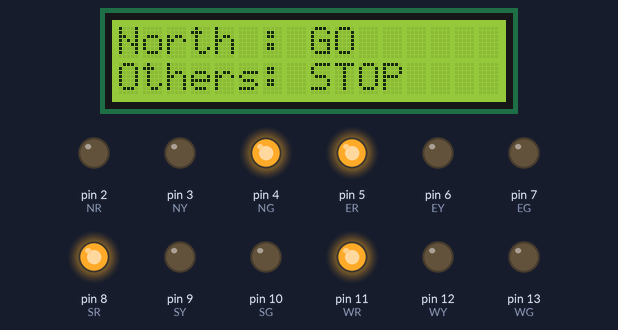
The sketch below on a simulated Arduino Uno, built with avr-gcc and run on an emulated ATmega328P. On the bench: 16×2 character LCD, output pins drawn as LEDs (lit = HIGH).

Above: at 0.1 s.
At 5.2 s:
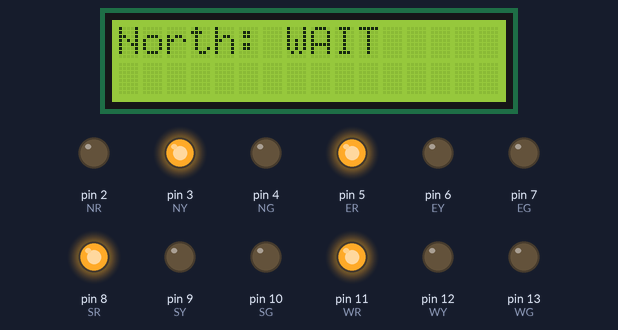
At 12.2 s:
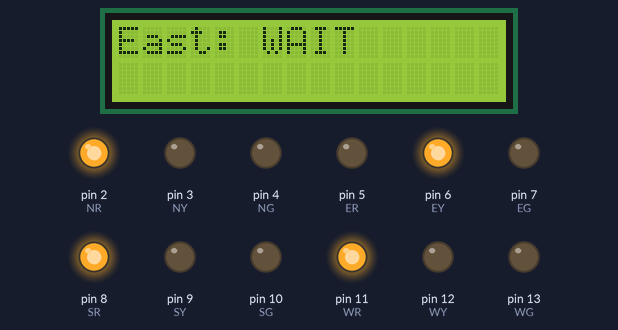
At 19.2 s:
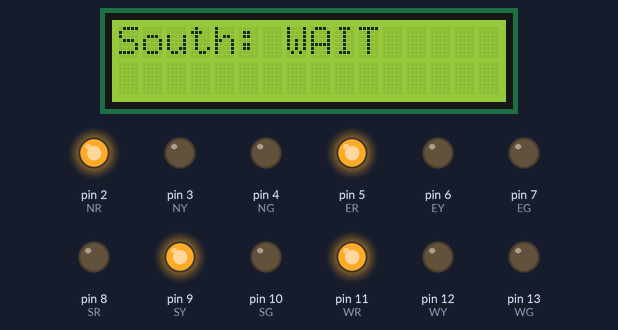
At 26.3 s:
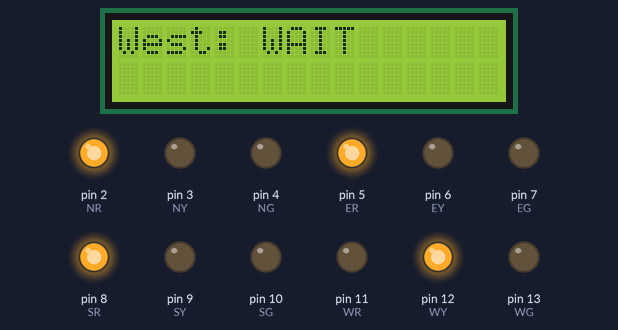
At 35.3 s:
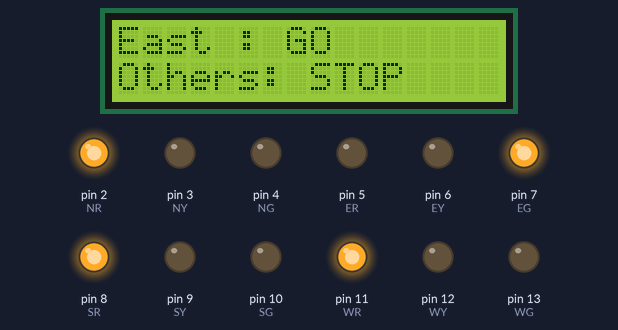
Timing chart, 0 to 36.8 s (numbered marks = the images above):
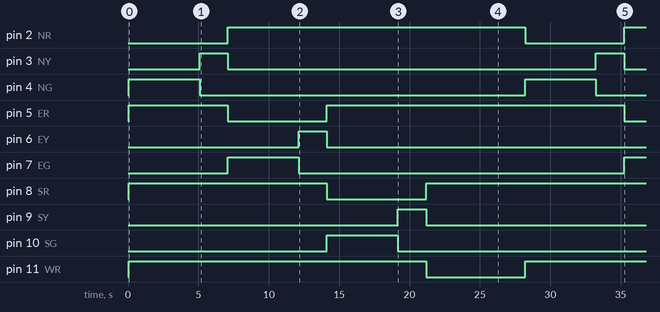

The sketch:

four_way_traffic_light_with_lcd.hex.ino
```cpp
#include <Wire.h>
#include <LiquidCrystal_I2C.h>

LiquidCrystal_I2C lcd(0x27, 16, 2);

// North
const int NR = 2;
const int NY = 3;
const int NG = 4;

// East
const int ER = 5;
const int EY = 6;
const int EG = 7;

// South
const int SR = 8;
const int SY = 9;
const int SG = 10;

// West
const int WR = 11;
const int WY = 12;
const int WG = 13;

void setup() {

  pinMode(NR, OUTPUT);
  pinMode(NY, OUTPUT);
  pinMode(NG, OUTPUT);

  pinMode(ER, OUTPUT);
  pinMode(EY, OUTPUT);
  pinMode(EG, OUTPUT);

  pinMode(SR, OUTPUT);
  pinMode(SY, OUTPUT);
  pinMode(SG, OUTPUT);

  pinMode(WR, OUTPUT);
  pinMode(WY, OUTPUT);
  pinMode(WG, OUTPUT);

  Wire.begin();
  lcd.init();
  lcd.backlight();
}

void allRed() {
  digitalWrite(NR, HIGH);
  digitalWrite(ER, HIGH);
  digitalWrite(SR, HIGH);
  digitalWrite(WR, HIGH);

  digitalWrite(NY, LOW);
  digitalWrite(EY, LOW);
  digitalWrite(SY, LOW);
  digitalWrite(WY, LOW);

  digitalWrite(NG, LOW);
  digitalWrite(EG, LOW);
  digitalWrite(SG, LOW);
  digitalWrite(WG, LOW);
}

void loop() {

  // ---------- NORTH ----------
  allRed();
  digitalWrite(NR, LOW);
  digitalWrite(NG, HIGH);

  lcd.clear();
  lcd.print("North : GO");
  lcd.setCursor(0,1);
  lcd.print("Others: STOP");

  delay(5000);

  digitalWrite(NG, LOW);
  digitalWrite(NY, HIGH);

  lcd.clear();
  lcd.print("North: WAIT");

  delay(2000);

  // ---------- EAST ----------
  allRed();
  digitalWrite(ER, LOW);
  digitalWrite(EG, HIGH);

  lcd.clear();
  lcd.print("East : GO");
  lcd.setCursor(0,1);
  lcd.print("Others: STOP");

  delay(5000);

  digitalWrite(EG, LOW);
  digitalWrite(EY, HIGH);

  lcd.clear();
  lcd.print("East: WAIT");

  delay(2000);

  // ---------- SOUTH ----------
  allRed();
  digitalWrite(SR, LOW);
  digitalWrite(SG, HIGH);

  lcd.clear();
  lcd.print("South : GO");
  lcd.setCursor(0,1);
  lcd.print("Others: STOP");

  delay(5000);

  digitalWrite(SG, LOW);
  digitalWrite(SY, HIGH);

  lcd.clear();
  lcd.print("South: WAIT");

  delay(2000);

  // ---------- WEST ----------
  allRed();
  digitalWrite(WR, LOW);
  digitalWrite(WG, HIGH);

  lcd.clear();
  lcd.print("West : GO");
  lcd.setCursor(0,1);
  lcd.print("Others: STOP");

  delay(5000);

  digitalWrite(WG, LOW);
  digitalWrite(WY, HIGH);

  lcd.clear();
  lcd.print("West: WAIT");

  delay(2000);
}
```

Measured:
- by itself, pin 2 (NR): LOW → HIGH at 7.1 s, → LOW 21.1 s later, → HIGH 7.0 s later
- by itself, pin 3 (NY): alternates HIGH for 2.0 s and LOW for 26.1 s
- by itself, pin 4 (NG): alternates HIGH for 5.0 s and LOW for 23.1 s
- by itself, pin 5 (ER): LOW → HIGH at 0.06 s, → LOW 7.0 s later, → HIGH 7.0 s later, → LOW 21.1 s later
- by itself, pin 6 (EY): LOW → HIGH at 12.1 s, → LOW 2.0 s later
- by itself, pin 7 (EG): LOW → HIGH at 7.1 s, → LOW 5.0 s later, → HIGH 23.1 s later
- by itself, pin 8 (SR): LOW → HIGH at 0.06 s, → LOW 14.1 s later, → HIGH 7.0 s later
- by itself, pin 9 (SY): LOW → HIGH at 19.2 s, → LOW 2.0 s later
